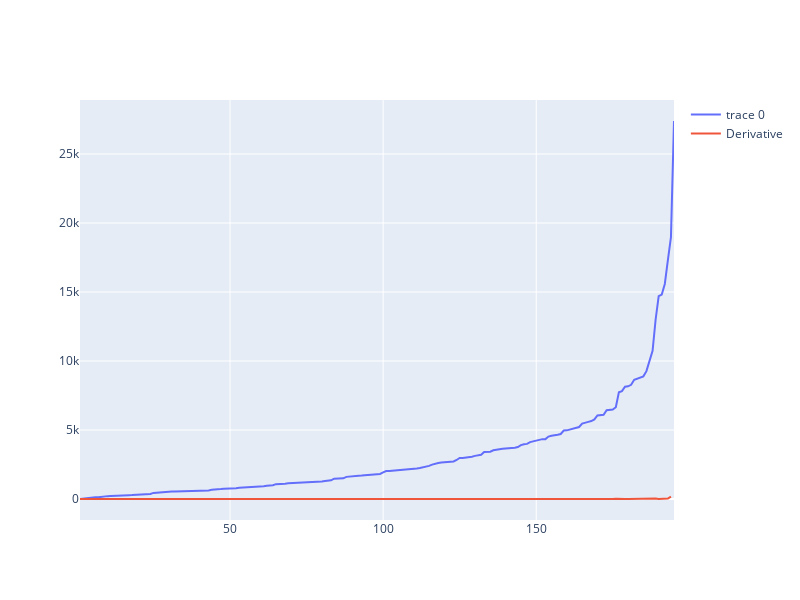

Notebook code cell kept with this figure:
### Code cell
import plotly.graph_objects as go

# 데이터 생성
x = df_sort['temp_num']
y = df_sort['차이절대값합']

# 미분 진행
dx = x[1] - x[0]
dy = np.diff(y) / dx

# 그래프 그리기
fig = go.Figure(data=go.Scatter(x=x, y=y))

fig.add_trace(go.Scatter(x=x[:-1], y=dy, mode='lines', name='Derivative'))

fig.update_layout(width=800, height=600)

fig.show()

### Figure 1 — Plotly figure (JSON) as saved in the notebook; plotly's stock layout.template omitted (floating-point values rounded to 4 significant figures; data arrays with more than 128 entries replaced by an {"elided": "..."} marker saying what was removed)
{"data": [{"type": "scatter", "x": {"elided": "195 int values"}, "y": {"elided": "195 int values"}}, {"mode": "lines", "name": "Derivative", "type": "scatter", "x": {"elided": "194 int values"}, "y": {"elided": "194 float values"}}], "layout": {"height": 600, "width": 800}}
